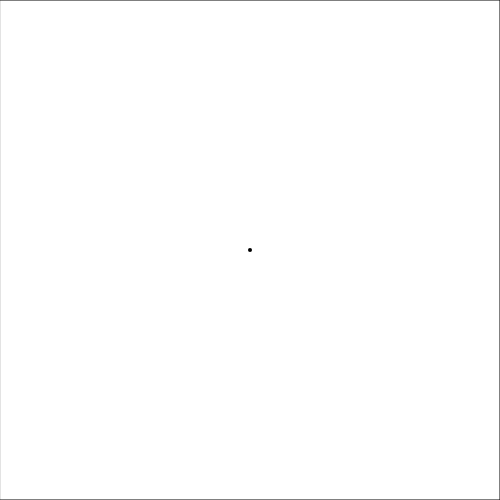
Frame 1 (no input)
Frame 60 (no input): identical to frame 1, image omitted
Frame 120 (the mouse pressed at the canvas centre since frame 60): identical to frame 1, image omitted

The p5.js sketch that drew this single still picture (run headless with seeded random() and noise() and a simulated clock; from frame 60 on, the mouse is pressed at the canvas centre):

// p5.js sketch
// ── sketch.js
let graphics = [];
let graphicIndex = 0;

function setup() {
  createCanvas(500, 500);
  graphics.push(new Number4());
  graphics.push(new Number5());
  graphics.push(new Number6());
  switchGraphic();
}

function draw() {

}

class Base {
  draw() {
    background(255);
    stroke(0);
    noFill();
    rect(0, 0, width, height);
    noStroke();
    fill(0);
  }
}

class Number4 extends Base {
  draw() {
    super.draw();
    ellipse(width/2, height/2, 4, 4);
  }
}

class Number5 extends Base {
  draw() {
    super.draw();
    ellipse(width/2, height/2 , 10, 10);
  }
}

class Number6 extends Base {
  draw() {
    super.draw();
    let grid = 19;
    let margin = width / (grid+1);
    for(let i=0; i<grid; i++) {
      for(let j=0; j<grid; j++) {
        ellipse((i+1) * margin, (j+1) * margin, 10, 10);
      }
    }
  }
}

function switchGraphic() {
  graphics[graphicIndex%graphics.length].draw();
  graphicIndex++;
}

function mouseReleased() {
  switchGraphic();
}

function touchEnded() {
  switchGraphic();
}
